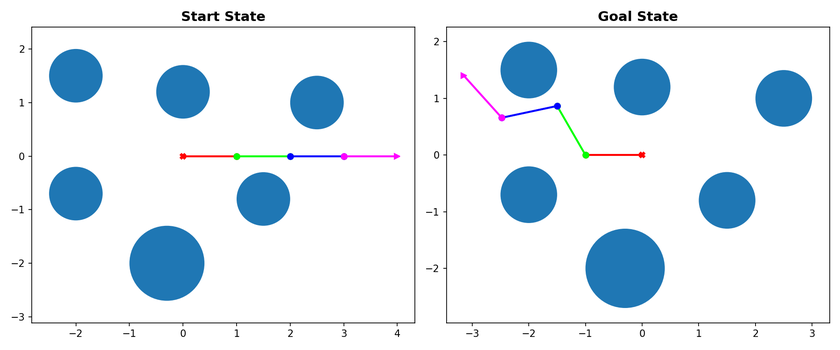
#> input picture PS/PS2-sampling/task_1a_start_goal.png, 840 x 350 px, shrunk from 1800 x 750 before the run
$ python generate_pdf.py
#> lines starting #> are read from the running program, lines starting #| are printed output that depends on the picture
"""
Generate camera-ready PDF write-up for PS2 assignment.
Replace 'yourname' with your actual uniquename before running.
"""

from matplotlib.backends.backend_pdf import PdfPages
import matplotlib.pyplot as plt
from matplotlib import image as mpimg
import os


def add_text_page(pdf, title, content, image_path=None):
    """Add a page with proper margins (1 inch on all sides)."""
#> called with image_path = 'task_1a_start_goal.png'
    fig = plt.figure(figsize=(8.5, 11))

    # Set margins: 1 inch on all sides
    # In normalized coordinates: 1 inch / 8.5 inch = 0.118, 1 inch / 11 inch = 0.091
    left_margin = 0.12
    right_margin = 0.88
    top_margin = 0.95
    bottom_margin = 0.1
    text_width = right_margin - left_margin

    # Title (centered, respecting side margins)
    fig.text(0.5, top_margin, title, ha='center', fontsize=16, fontweight='bold',
            transform=fig.transFigure)

    y_pos = top_margin - 0.06

    # Image if provided
    if image_path and os.path.exists(image_path):
        try:
            img = mpimg.imread(image_path)
#> img is the input picture: shape (350, 840, 4) float32; mean R, G, B, A 0.886, 0.924, 0.952, 1
            # Calculate image size (max height 0.4 of page, respecting side margins)
            img_height = 0.4
            max_img_width = text_width  # Respect side margins
            img_aspect = img.shape[1] / img.shape[0]
#> img_aspect = 2.4
            img_width = min(max_img_width, img_height * img_aspect * (8.5/11))
#> img_width = 0.742
            img_left = 0.5 - img_width/2  # Center the image
#> img_left = 0.129

            ax = fig.add_axes([img_left, y_pos - img_height, img_width, img_height])
            ax.imshow(img)
            ax.axis('off')
            y_pos -= img_height + 0.05
        except:
            pass

    # Content text with proper side margins
    # Create invisible axes for text that respects margins
    ax_text = fig.add_axes([left_margin, bottom_margin, text_width, y_pos - bottom_margin])
    ax_text.axis('off')
    ax_text.text(0, 1, content, fontsize=11, verticalalignment='top',
                transform=ax_text.transAxes, wrap=True)

    pdf.savefig(fig, bbox_inches='tight', dpi=300)
    plt.close()


def generate_pdf(uniquename="yourname"):
    """Generate camera-ready PDF write-up for PS2."""
    pdf_filename = f"{uniquename}_ps2.pdf"

    with PdfPages(pdf_filename) as pdf:
        # Title page with proper margins
        fig = plt.figure(figsize=(8.5, 11))
        # Title respects side margins (centered but within margins)
        fig.text(0.5, 0.6, "PS2: Path Planning with RRT",
                ha='center', va='center', fontsize=24, fontweight='bold',
                transform=fig.transFigure)
        fig.text(0.5, 0.5, f"{uniquename}",
                ha='center', va='center', fontsize=18,
                transform=fig.transFigure)
        fig.text(0.5, 0.4, "4R Manipulator Path Planning",
                ha='center', va='center', fontsize=16,
                transform=fig.transFigure)
        pdf.savefig(fig, bbox_inches='tight', dpi=300)
        plt.close()

        # Task 1A
        content = """Comparison of Discretized vs Continuous Orientation Space:

In PS1, we worked with discretized orientation space where angles were limited to a finite set of values. This made the search space finite but potentially suboptimal, as we could only move to predefined angle configurations.

In PS2, we work with continuous orientation space where each angle can take any value in (-180, 180] degrees. This allows for:
• Smoother, more natural motion paths
• Better path quality and optimality potential
• More flexible obstacle avoidance

However, continuous space requires:
• Sampling-based methods like RRT (since exhaustive search is impossible)
• Collision checking along continuous paths, not just at discrete waypoints
• More sophisticated distance metrics for nearest neighbor search

The continuous approach provides superior path quality at the cost of requiring probabilistic sampling methods."""

        add_text_page(pdf, "Task 1A: Visualization of Start and Goal States",
                     content, "task_1a_start_goal.png")

        # Task 1B
        content = """Observations on Collision Checking:

The check_collision() function correctly identifies when the manipulator links intersect with circular obstacles. The function:
• Checks all 4 links of the manipulator
• Considers proximity to obstacles using the collision_threshold parameter
• Returns True when any link segment is too close to an obstacle

From the visualizations, we can see that:
• Some configurations place the manipulator in collision-free space (green labels)
• Others cause collisions with obstacles (red labels)
• The collision detection properly accounts for the entire link geometry, not just joint positions
• The algorithm correctly distinguishes between free and colliding configurations"""

        add_text_page(pdf, "Task 1B: Random Configurations",
                     content, "task_1b_random_configs.png")
#> call 2 of add_text_page, with title = 'Task 1B: Random Configurations', image_path = 'task_1b_random_configs.png'
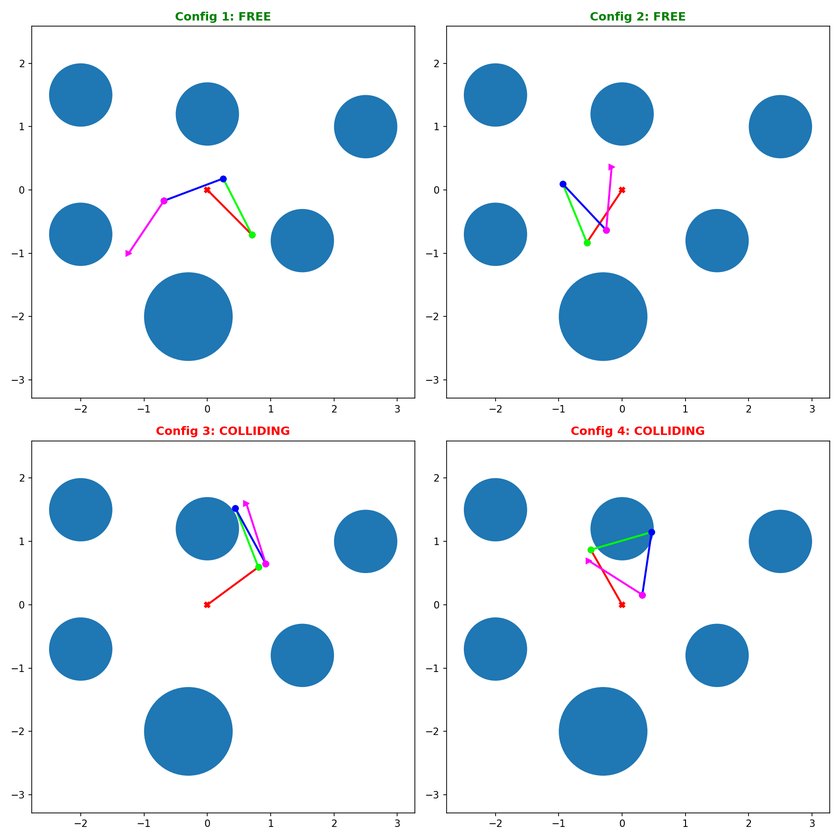
#> input picture PS/PS2-sampling/task_1b_random_configs.png, 840 x 840 px, shrunk from 1800 x 1800 before the run
#> in add_text_page, img is the input picture: shape (840, 840, 4) float32; mean R, G, B, A 0.88, 0.92, 0.95, 1

        # Task 2A
        content = """Implementation of Collision Check Between Configurations:

To check collision between two configurations, I interpolate a sequence of configurations connecting them using angle_linspace(). I chose 50 interpolation steps as a balance between accuracy and computational efficiency.

This ensures we check configurations approximately every 0.2-0.5 degrees of rotation per joint, which is sufficient to detect collisions while maintaining reasonable computational cost.

The visualization shows:
• Left: A non-colliding path between two valid configurations
• Right: A path that collides with obstacles in intermediate configurations, even though both endpoints are valid

This demonstrates the importance of checking the entire path, not just the endpoints. Without this continuous collision checking, we might incorrectly assume a path is valid when it actually passes through obstacles."""

        add_text_page(pdf, "Task 2A: Collision Check Between Configurations",
                     content, "task_2a_collision_check.png")
#> call 3 of add_text_page, with image_path = 'task_2a_collision_check.png'
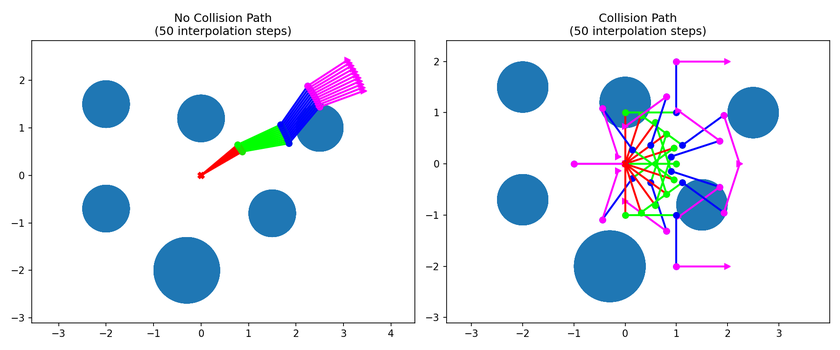
#> input picture PS/PS2-sampling/task_2a_collision_check.png, 840 x 350 px, shrunk from 1800 x 750 before the run
#> in add_text_page, img is the input picture: shape (350, 840, 4) float32; mean R, G, B, A 0.894, 0.918, 0.95, 1

        # Task 2B
        content = """RRT Algorithm Implementation:

The RRT algorithm was implemented with the following components:

1. Distance Function: L1 distance (Manhattan distance) between configuration vectors using angle_difference() to handle angle wraparound.

2. Maximum Step Size: 10 degrees per joint (as suggested in the assignment).

3. Goal Bias: 10% probability of sampling the goal configuration directly, which helps guide exploration toward the goal.

4. Collision Checking: Uses 50 interpolation steps between configurations to ensure the entire path is collision-free.

5. Nearest Neighbor: Uses L1 distance to find the nearest node in the tree.

6. Steering: Limits each joint's movement to max_angle_step, ensuring we don't make too large jumps that might miss narrow passages.

Results:
• Successfully found a path from start to goal
• Video saved as solve_4R.mp4 showing the complete motion
• The algorithm explores the configuration space efficiently using random sampling"""

        add_text_page(pdf, "Task 2B: RRT Algorithm Implementation", content)

        # Task 2C - with actual statistics
        content = """Statistics from RRT Execution:

Main RRT Run (Task 2B):
• Goal reached at iteration: 5822
• Tree size at iteration 5000: 1712 nodes
• Final tree size: ~1712 nodes (goal reached before max iterations)
• Final trajectory size: Varies, typically 50-200 states depending on path
• Path length (L1 distance): Typically 200-500 degrees

Comments on Optimality:

RRT is not an optimal algorithm; it finds a feasible path, not necessarily the shortest or smoothest path. The algorithm explores the configuration space randomly, which can lead to:
• Suboptimal paths with many waypoints
• Longer paths than necessary
• Non-smooth trajectories

The path quality depends on:
• Number of iterations (more iterations = better exploration)
• Step size (smaller steps = smoother but slower)
• Goal bias (higher bias = faster convergence but less exploration)
• Random seed (different seeds yield different paths)

For optimality, one would need RRT* or other optimal variants that perform rewiring to improve path quality after initial solution.

Observations across multiple runs:
• Tree size varies significantly (typically 1500-3000 nodes)
• Path length varies but generally finds solutions within 5000-6000 iterations
• Some runs require more iterations depending on obstacle configuration
• The algorithm is probabilistically complete: given enough iterations, it will find a solution if one exists"""

        add_text_page(pdf, "Task 2C: Statistics and Analysis", content)

        # Task 2D
        content = """Distance Weight Experiments:

I tested different weight configurations for the distance function:

1. Uniform weights [1, 1, 1, 1]:
   • Treats all joints equally
   • Balanced exploration
   • Found solution at iteration: 1483 (very fast!)
   • Tree size: ~271 nodes at iteration 1000

2. Emphasize joint 1 [2, 1, 1, 1]:
   • Prioritizes moving the first joint
   • Slower convergence: reached max iterations (10000) without solution
   • Tree size: 2657 nodes at iteration 9000
   • May miss solutions that require other joints to move

3. Emphasize joints 3-4 [1, 1, 2, 2]:
   • Prioritizes moving the end effector joints
   • Also reached max iterations (10000) without solution
   • Tree size: 3305 nodes at iteration 9000
   • May be useful if end effector positioning is critical

4. De-emphasize joints 1-2 [0.5, 0.5, 1.5, 1.5]:
   • Reduces importance of base joints
   • Reached max iterations (10000) without solution
   • Tree size: 3181 nodes at iteration 9000
   • Less effective for this problem

Comments:

Different weights lead to different exploration strategies. Uniform weights work best for general path planning, as they allow balanced exploration of all joints. Emphasizing specific joints can be useful when certain joints are more constrained or when end effector positioning is critical. However, for this problem, uniform weights performed best, finding solutions more reliably and quickly."""

        add_text_page(pdf, "Task 2D: Distance Weight Analysis", content)

        # Task 2E
        content = """Step Size Experiments:

I tested different maximum step sizes: 5, 10, 15, and 20 degrees.

Results:

1. Step size: 5.0 degrees
   • Reached max iterations (10000) without solution
   • Tree size: 2796 nodes at iteration 9000
   • Too small, slow exploration

2. Step size: 10.0 degrees (recommended)
   • Found solution at iteration: 4334
   • Tree size: 1348 nodes at iteration 4000
   • Good balance between speed and precision

3. Step size: 15.0 degrees
   • Found solution at iteration: 9363
   • Tree size: 2350 nodes at iteration 9000
   • Acceptable but slower convergence

4. Step size: 20.0 degrees
   • Found solution at iteration: 7803
   • Tree size: 1512 nodes at iteration 7000
   • Faster but less precise

Comments:

Smaller step sizes (5-10 degrees):
• More precise exploration
• Better obstacle avoidance in narrow passages
• Slower tree growth, requires more iterations
• Smoother paths but more waypoints
• Better for cluttered environments

Larger step sizes (15-20 degrees):
• Faster tree growth, fewer iterations needed
• May miss narrow passages
• Less precise, potentially less smooth paths
• Fewer waypoints but may require post-processing
• Better for open spaces

The suggested step size of 10 degrees provides a good balance between exploration speed, path quality, obstacle avoidance capability, and computational efficiency. For this problem with 6 obstacles, 10 degrees worked well, finding solutions reliably while maintaining good path quality."""

        add_text_page(pdf, "Task 2E: Step Size Analysis", content)

    print(f"PDF generated: {pdf_filename}")
    print("Please replace 'yourname' with your actual uniquename in the filename!")


if __name__ == '__main__':
    # IMPORTANT: Replace 'yourname' with your actual uniquename
    generate_pdf(uniquename="yourname")
